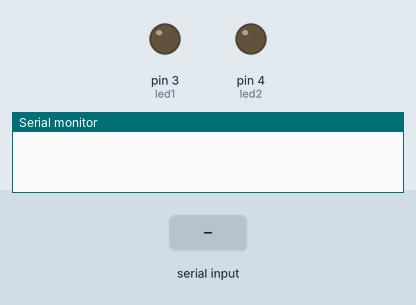
Simulated run of this sketch. Board: Arduino Uno, built with avr-gcc and run on an emulated ATmega328P. On the bench: output pins drawn as LEDs (lit = HIGH), the last lines printed to the serial monitor. The test bench sets the inputs (shaded band).

Above: at 1.2 s.
1.3 s: "A" received over Serial
At 2.3 s:
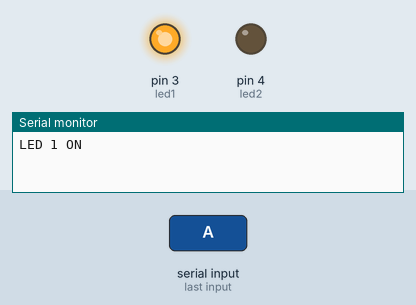
2.8 s: "B" received over Serial
At 3.4 s:
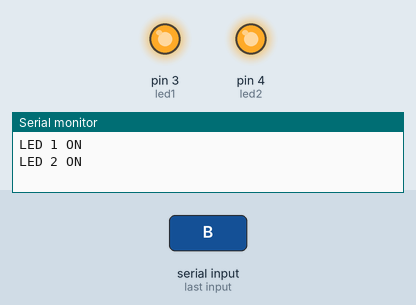
4.3 s: "a" received over Serial
At 4.6 s:
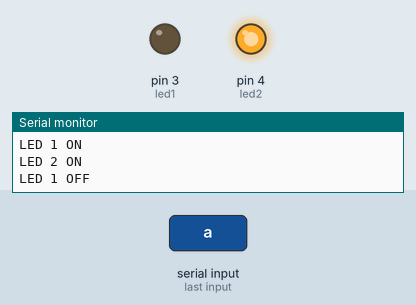
5.8 s: "b" received over Serial
At 6.9 s:
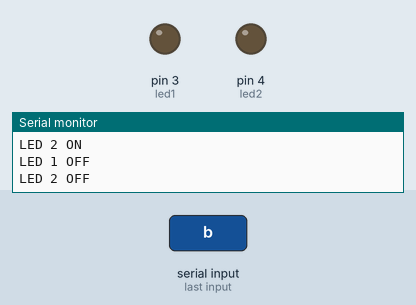
Timing chart, 0 to 8.3 s (numbered marks = the images above; inputs shaded):
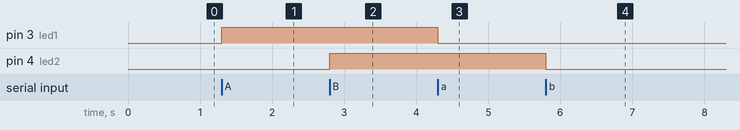

The sketch:

Searial_Monitor_1.ino
```cpp
int incomingByte = 0;
int led1 = 3;
int led2 = 4;

void setup() {
  Serial.begin (115200);
  pinMode(led1, OUTPUT);
  pinMode(led2, OUTPUT);
}

void loop() {
  if (Serial.available()) {

    incomingByte = Serial.read();

    switch (char(incomingByte)) {
      case 'A':

        Serial.println("LED 1 ON");
        ledOn(led1);
        break;
      case 'a':
        Serial.println("LED 1 OFF");
        ledOff(led1);
        break;
      case 'B':

        Serial.println("LED 2 ON");
        ledOn(led2);
        break;
      case 'b':
        Serial.println("LED 2 OFF");
        ledOff(led2);
        break;
      default:
        Serial.println("Oops");
    }
  }

}


void ledOn(int pin) {
  digitalWrite(pin, HIGH);
}

void ledOff(int pin) {
  digitalWrite(pin, LOW);
}
```

Measured:
- after the input at 1.3 s, pin 3 (led1): LOW → HIGH at once
- after the input at 2.8 s, pin 4 (led2): LOW → HIGH at once
- after the input at 4.3 s, pin 3 (led1): HIGH → LOW at once
- after the input at 5.8 s, pin 4 (led2): HIGH → LOW at once
